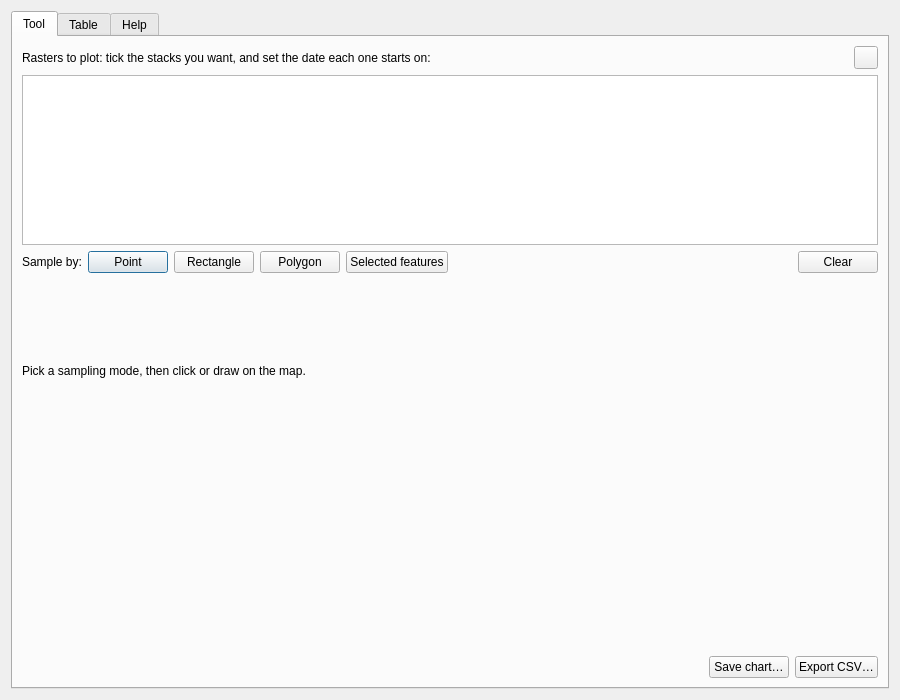
<?xml version="1.0" encoding="UTF-8"?>
<ui version="4.0">
 <class>TimeSeriesDialog</class>
 <widget class="QDialog" name="TimeSeriesDialog">
  <property name="geometry">
   <rect>
    <x>0</x>
    <y>0</y>
    <width>900</width>
    <height>700</height>
   </rect>
  </property>
  <property name="windowTitle">
   <string>Time Series</string>
  </property>
  <layout class="QVBoxLayout" name="dialogLayout">
   <item>
    <widget class="QTabWidget" name="tabWidget">
     <property name="currentIndex">
      <number>0</number>
     </property>
     <widget class="QWidget" name="Tool">
      <attribute name="title">
       <string>Tool</string>
      </attribute>
      <layout class="QVBoxLayout" name="toolLayout">
       <item>
        <layout class="QHBoxLayout" name="headerLayout">
         <item>
          <widget class="QLabel" name="rasters_caption">
           <property name="text">
            <string>Rasters to plot: tick the stacks you want, and set the date each one starts on:</string>
           </property>
          </widget>
         </item>
         <item>
          <spacer name="headerSpacer">
           <property name="orientation">
            <enum>Qt::Horizontal</enum>
           </property>
           <property name="sizeHint" stdset="0">
            <size>
             <width>40</width>
             <height>20</height>
            </size>
           </property>
          </spacer>
         </item>
         <item>
          <widget class="QToolButton" name="refreshButton">
           <property name="toolTip">
            <string>Reload the raster list from the project</string>
           </property>
           <property name="text">
            <string/>
           </property>
          </widget>
         </item>
        </layout>
       </item>
       <item>
        <widget class="QTableWidget" name="layer_table">
         <property name="maximumSize">
          <size>
           <width>16777215</width>
           <height>170</height>
          </size>
         </property>
         <property name="selectionMode">
          <enum>QAbstractItemView::NoSelection</enum>
         </property>
        </widget>
       </item>
       <item>
        <layout class="QHBoxLayout" name="modeLayout">
         <item>
          <widget class="QLabel" name="sample_caption">
           <property name="text">
            <string>Sample by:</string>
           </property>
          </widget>
         </item>
         <item>
          <widget class="QPushButton" name="point_button">
           <property name="toolTip">
            <string>Click a spot on the map to plot the pixel under it</string>
           </property>
           <property name="text">
            <string>Point</string>
           </property>
           <property name="checkable">
            <bool>true</bool>
           </property>
          </widget>
         </item>
         <item>
          <widget class="QPushButton" name="rect_button">
           <property name="toolTip">
            <string>Drag a box on the map to plot the average of the pixels inside it</string>
           </property>
           <property name="text">
            <string>Rectangle</string>
           </property>
           <property name="checkable">
            <bool>true</bool>
           </property>
          </widget>
         </item>
         <item>
          <widget class="QPushButton" name="polygon_button">
           <property name="toolTip">
            <string>Click vertices on the map, right-click to close the shape</string>
           </property>
           <property name="text">
            <string>Polygon</string>
           </property>
           <property name="checkable">
            <bool>true</bool>
           </property>
          </widget>
         </item>
         <item>
          <widget class="QPushButton" name="selection_button">
           <property name="toolTip">
            <string>Average the pixels inside the polygons currently selected in a vector layer</string>
           </property>
           <property name="text">
            <string>Selected features</string>
           </property>
          </widget>
         </item>
         <item>
          <spacer name="modeSpacer">
           <property name="orientation">
            <enum>Qt::Horizontal</enum>
           </property>
           <property name="sizeHint" stdset="0">
            <size>
             <width>40</width>
             <height>20</height>
            </size>
           </property>
          </spacer>
         </item>
         <item>
          <widget class="QPushButton" name="clear_button">
           <property name="text">
            <string>Clear</string>
           </property>
          </widget>
         </item>
        </layout>
       </item>
       <item>
        <widget class="QLabel" name="status_label">
         <property name="text">
          <string>Pick a sampling mode, then click or draw on the map.</string>
         </property>
         <property name="wordWrap">
          <bool>true</bool>
         </property>
        </widget>
       </item>
       <item>
        <widget class="QWidget" name="chart_container" native="true">
         <layout class="QVBoxLayout" name="chart_layout">
          <property name="leftMargin">
           <number>0</number>
          </property>
          <property name="topMargin">
           <number>0</number>
          </property>
          <property name="rightMargin">
           <number>0</number>
          </property>
          <property name="bottomMargin">
           <number>0</number>
          </property>
         </layout>
        </widget>
       </item>
       <item>
        <layout class="QHBoxLayout" name="exportLayout">
         <item>
          <spacer name="exportSpacer">
           <property name="orientation">
            <enum>Qt::Horizontal</enum>
           </property>
           <property name="sizeHint" stdset="0">
            <size>
             <width>40</width>
             <height>20</height>
            </size>
           </property>
          </spacer>
         </item>
         <item>
          <widget class="QPushButton" name="save_png_button">
           <property name="text">
            <string>Save chart…</string>
           </property>
          </widget>
         </item>
         <item>
          <widget class="QPushButton" name="export_csv_button">
           <property name="text">
            <string>Export CSV…</string>
           </property>
          </widget>
         </item>
        </layout>
       </item>
      </layout>
     </widget>
     <widget class="QWidget" name="Table">
      <attribute name="title">
       <string>Table</string>
      </attribute>
      <layout class="QVBoxLayout" name="tableLayout">
       <item>
        <widget class="QLabel" name="table_caption">
         <property name="text">
          <string>The same values the chart is drawing, one row per date.</string>
         </property>
        </widget>
       </item>
       <item>
        <widget class="QTableWidget" name="results_table">
         <property name="alternatingRowColors">
          <bool>true</bool>
         </property>
        </widget>
       </item>
      </layout>
     </widget>
     <widget class="QWidget" name="Help">
      <attribute name="title">
       <string>Help</string>
      </attribute>
      <layout class="QVBoxLayout" name="helpLayout">
       <item>
        <widget class="QLabel" name="label">
         <property name="text">
          <string>The Time Series tool plots how the values of one or more 3D rasters change over time.

Tick the rasters you want in the table, and give each one the date its first band was captured plus the step between bands: a daily stack steps 1 day, a MODIS composite stack steps 16 days. Each raster keeps its own start date and step, so stacks with different cadences still line up on one date axis.

Then choose how to sample. Point plots the single pixel under the spot you click. Rectangle and Polygon let you draw an area on the map and plot the average of every pixel inside it, one average per band. Selected features does the same using the polygons already selected in a vector layer, which is handy for repeating the same field or watershed boundary.

Hover the chart to read exact values, and use the Table tab or Export CSV to get the numbers out. Pixels marked as nodata are left out of the averages and break the line rather than being drawn as zero.</string>
         </property>
         <property name="alignment">
          <set>Qt::AlignLeading|Qt::AlignLeft|Qt::AlignTop</set>
         </property>
         <property name="wordWrap">
          <bool>true</bool>
         </property>
        </widget>
       </item>
      </layout>
     </widget>
    </widget>
   </item>
  </layout>
 </widget>
 <resources/>
 <connections/>
</ui>
